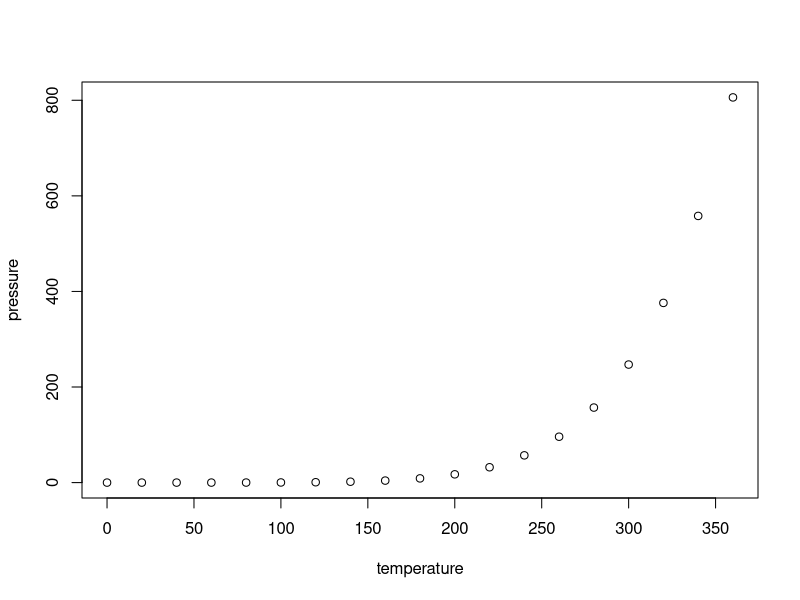
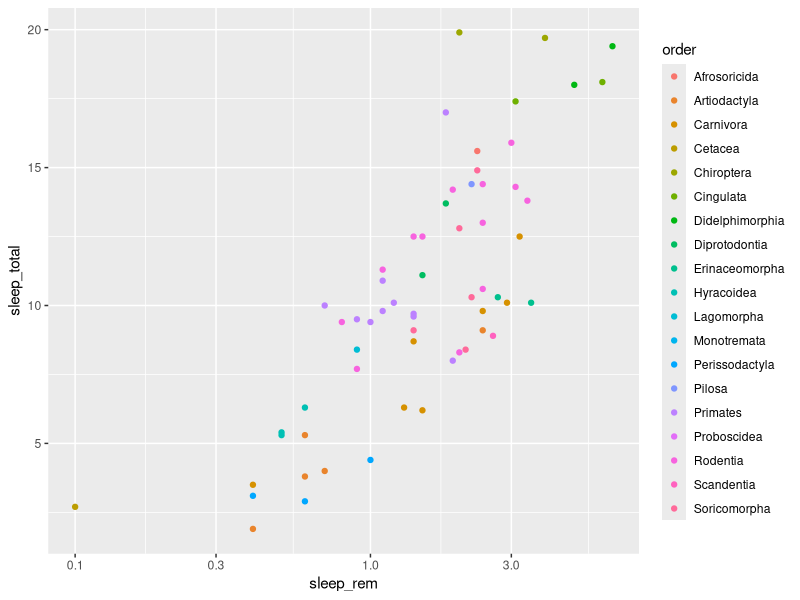

The R script that drew these images, in order:
## ---- chunk 1
knitr::opts_chunk$set(echo = TRUE)
## ---- chunk 2
summary(cars)
## ---- chunk 3
plot(pressure)
## ---- chunk 4

library(tidyverse)

msleep

ggplot(data = msleep, aes(x = sleep_rem, y=sleep_total, color = order)) +
 geom_point() + scale_x_log10()

